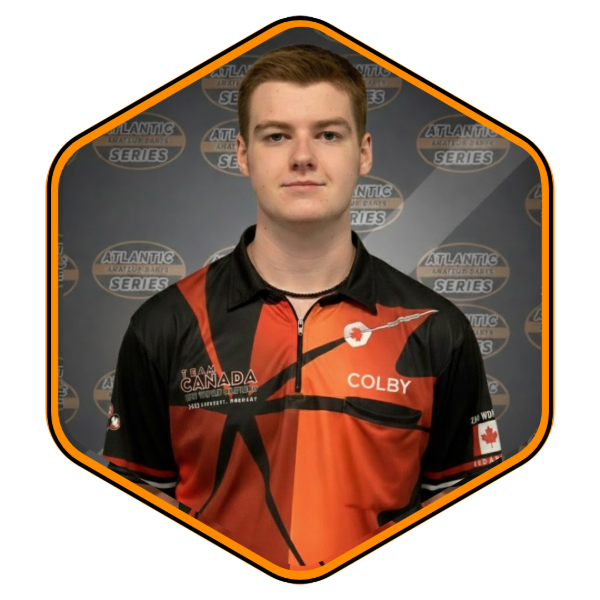
#> input picture images/players/Colby Burke.png, 600 x 600 px; its folder holds 4 pictures in this run
$ python optimize_player_images.py
#> lines starting #> are read from the running program, lines starting #| are printed output that depends on the picture
"""
Player Image Optimizer
Compresses player images to reduce file sizes and improve loading times
Converts to WebP format for better compression with high quality
"""

from PIL import Image
import os

# Directories to process
dirs = ["images/players", "results/images/players"]

print("=" * 70)
print("Player Image Optimizer - Converting to WebP format")
print("=" * 70)
print()

for directory in dirs:
    if not os.path.exists(directory):
        print(f"Skipping {directory} - doesn't exist")
        continue

    print(f"\nProcessing: {directory}")
    print("-" * 70)

    # Get all PNG files
    png_files = [f for f in os.listdir(directory) if f.endswith('.png')]

    if not png_files:
        print("No PNG files found")
        continue

    total_before = 0
    total_after = 0

    for filename in png_files:
        filepath = os.path.join(directory, filename)

        # Get original size
        size_before = os.path.getsize(filepath)
        total_before += size_before

        # Open image
        img = Image.open(filepath)
#> img is the input picture: PIL image 600x600 RGBA; mean R, G, B, A 70.7, 47.6, 34.3, 158

        # Resize if too large (max 400x400 while maintaining aspect ratio)
        max_size = 400
        if img.width > max_size or img.height > max_size:
            img.thumbnail((max_size, max_size), Image.Resampling.LANCZOS)
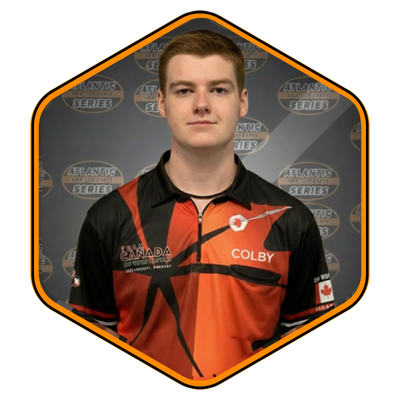
#> img: PIL image 400x400 RGBA; mean R, G, B, A 70.8, 47.8, 34.3, 158; transparent parts drawn white

        # Save as optimized PNG with reduced quality
        img.save(filepath, 'PNG', optimize=True, compress_level=9)

        # Get new size
        size_after = os.path.getsize(filepath)
        total_after += size_after

        reduction = ((size_before - size_after) / size_before) * 100 if size_before > 0 else 0

        print(f"{filename:25s} {size_before/1024:6.1f}KB → {size_after/1024:6.1f}KB  ({reduction:5.1f}% saved)")

    print("-" * 70)
    print(f"Total: {total_before/1024:.1f}KB → {total_after/1024:.1f}KB")
    print(f"Overall savings: {((total_before - total_after) / total_before) * 100:.1f}%")

print("\n" + "=" * 70)
print("Optimization complete!")
print("=" * 70)
